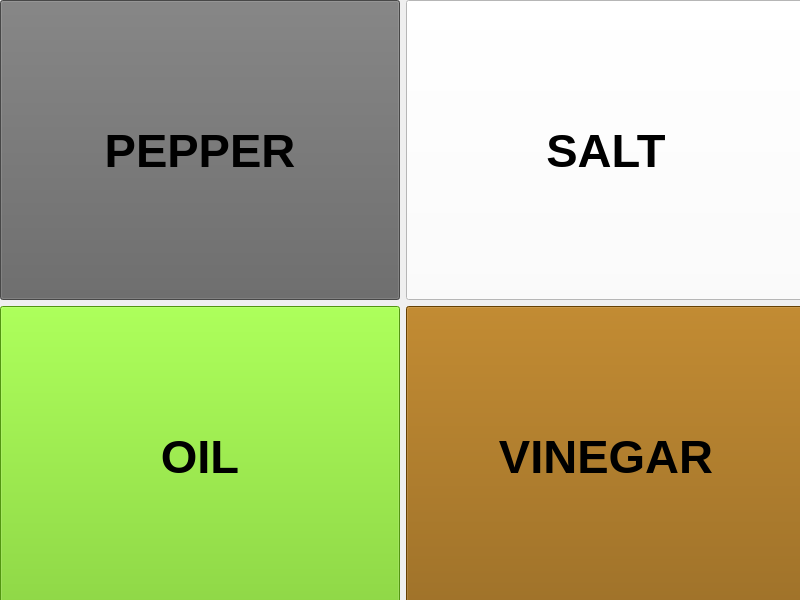
<?xml version="1.0" encoding="UTF-8"?>
<ui version="4.0">
 <class>RqtMissionCoordination</class>
 <widget class="QWidget" name="SpiceSelection">
  <property name="geometry">
   <rect>
    <x>0</x>
    <y>0</y>
    <width>800</width>
    <height>600</height>
   </rect>
  </property>
  <property name="sizePolicy">
   <sizepolicy hsizetype="Fixed" vsizetype="Fixed">
    <horstretch>0</horstretch>
    <verstretch>0</verstretch>
   </sizepolicy>
  </property>
  <property name="minimumSize">
   <size>
    <width>800</width>
    <height>600</height>
   </size>
  </property>
  <property name="maximumSize">
   <size>
    <width>800</width>
    <height>600</height>
   </size>
  </property>
  <property name="focusPolicy">
   <enum>Qt::StrongFocus</enum>
  </property>
  <property name="windowTitle">
   <string>Mission Coordination</string>
  </property>
  <widget class="QWidget" name="layoutWidget">
   <property name="geometry">
    <rect>
     <x>0</x>
     <y>0</y>
     <width>2208</width>
     <height>1074</height>
    </rect>
   </property>
   <layout class="QGridLayout" name="gridLayout">
    <property name="sizeConstraint">
     <enum>QLayout::SetMaximumSize</enum>
    </property>
    <item row="0" column="0">
     <widget class="QPushButton" name="pushButton_pepper">
      <property name="enabled">
       <bool>true</bool>
      </property>
      <property name="sizePolicy">
       <sizepolicy hsizetype="Maximum" vsizetype="Maximum">
        <horstretch>0</horstretch>
        <verstretch>0</verstretch>
       </sizepolicy>
      </property>
      <property name="minimumSize">
       <size>
        <width>400</width>
        <height>300</height>
       </size>
      </property>
      <property name="font">
       <font>
        <pointsize>35</pointsize>
        <weight>75</weight>
        <bold>true</bold>
       </font>
      </property>
      <property name="mouseTracking">
       <bool>true</bool>
      </property>
      <property name="focusPolicy">
       <enum>Qt::NoFocus</enum>
      </property>
      <property name="styleSheet">
       <string notr="true">background-color: rgb(100,100,100);</string>
      </property>
      <property name="text">
       <string>PEPPER</string>
      </property>
     </widget>
    </item>
    <item row="1" column="1">
     <widget class="QPushButton" name="pushButton_vinegar">
      <property name="enabled">
       <bool>true</bool>
      </property>
      <property name="sizePolicy">
       <sizepolicy hsizetype="Fixed" vsizetype="Fixed">
        <horstretch>0</horstretch>
        <verstretch>0</verstretch>
       </sizepolicy>
      </property>
      <property name="minimumSize">
       <size>
        <width>400</width>
        <height>300</height>
       </size>
      </property>
      <property name="font">
       <font>
        <pointsize>35</pointsize>
        <weight>75</weight>
        <bold>true</bold>
       </font>
      </property>
      <property name="mouseTracking">
       <bool>true</bool>
      </property>
      <property name="focusPolicy">
       <enum>Qt::NoFocus</enum>
      </property>
      <property name="styleSheet">
       <string notr="true">background-color: rgb(143, 89, 2);</string>
      </property>
      <property name="text">
       <string>VINEGAR</string>
      </property>
     </widget>
    </item>
    <item row="0" column="1">
     <widget class="QPushButton" name="pushButton_salt">
      <property name="enabled">
       <bool>true</bool>
      </property>
      <property name="sizePolicy">
       <sizepolicy hsizetype="Maximum" vsizetype="Maximum">
        <horstretch>0</horstretch>
        <verstretch>0</verstretch>
       </sizepolicy>
      </property>
      <property name="minimumSize">
       <size>
        <width>400</width>
        <height>300</height>
       </size>
      </property>
      <property name="font">
       <font>
        <pointsize>35</pointsize>
        <weight>75</weight>
        <bold>true</bold>
       </font>
      </property>
      <property name="mouseTracking">
       <bool>true</bool>
      </property>
      <property name="focusPolicy">
       <enum>Qt::NoFocus</enum>
      </property>
      <property name="styleSheet">
       <string notr="true">background-color: rgb(255,255,255);</string>
      </property>
      <property name="text">
       <string>SALT</string>
      </property>
     </widget>
    </item>
    <item row="1" column="0">
     <widget class="QPushButton" name="pushButton_oil">
      <property name="enabled">
       <bool>true</bool>
      </property>
      <property name="sizePolicy">
       <sizepolicy hsizetype="Fixed" vsizetype="Fixed">
        <horstretch>0</horstretch>
        <verstretch>0</verstretch>
       </sizepolicy>
      </property>
      <property name="minimumSize">
       <size>
        <width>400</width>
        <height>300</height>
       </size>
      </property>
      <property name="font">
       <font>
        <pointsize>35</pointsize>
        <weight>75</weight>
        <bold>true</bold>
       </font>
      </property>
      <property name="mouseTracking">
       <bool>true</bool>
      </property>
      <property name="focusPolicy">
       <enum>Qt::NoFocus</enum>
      </property>
      <property name="styleSheet">
       <string notr="true">background-color: rgb(115, 210, 22);</string>
      </property>
      <property name="text">
       <string>OIL</string>
      </property>
     </widget>
    </item>
   </layout>
  </widget>
 </widget>
 <resources/>
 <connections/>
</ui>
